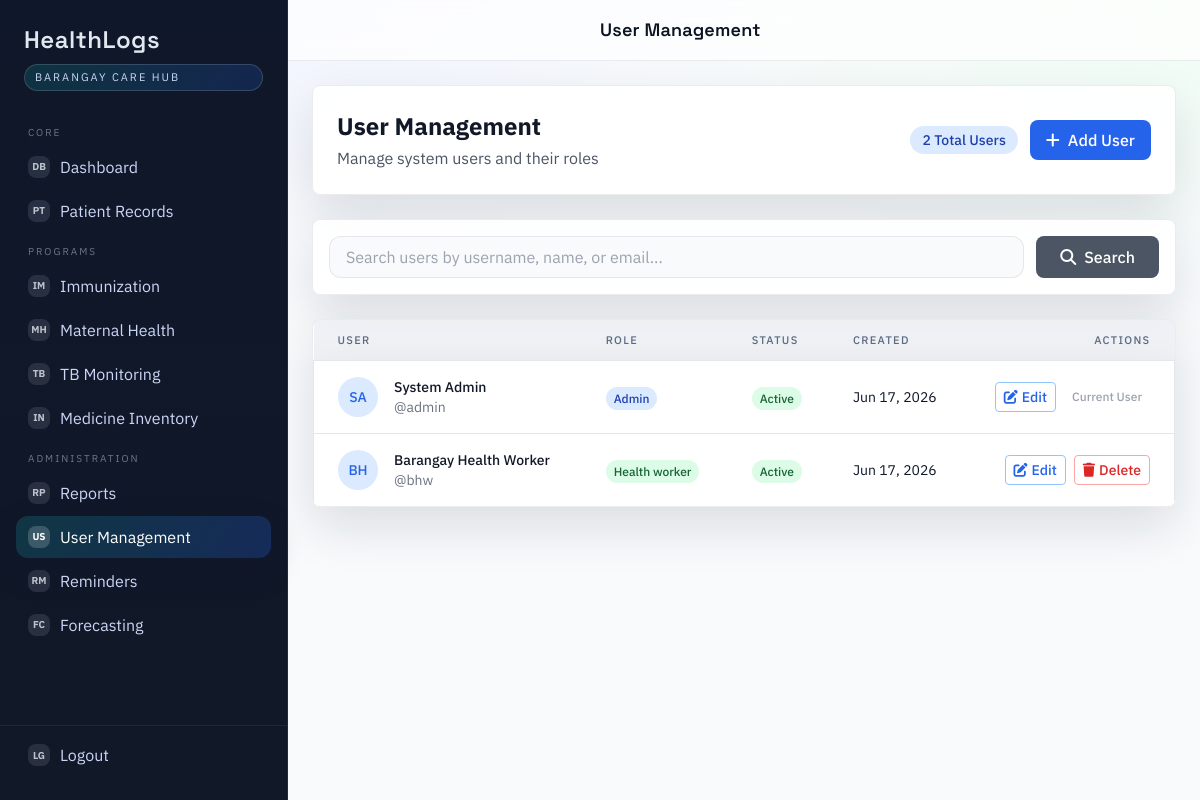
The app's page /public/users.php (signed in) with its own data.
### tables this page shows
CREATE TABLE users (
  id INT UNSIGNED AUTO_INCREMENT PRIMARY KEY,
  role_id INT UNSIGNED NOT NULL,
  username VARCHAR(50) NOT NULL UNIQUE,
  password_hash VARCHAR(255) NOT NULL,
  full_name VARCHAR(120) NOT NULL,
  email VARCHAR(120) NULL,
  phone VARCHAR(30) NULL,
  status ENUM('active','inactive') NOT NULL DEFAULT 'active',
  created_at DATETIME NOT NULL DEFAULT CURRENT_TIMESTAMP,
  updated_at DATETIME NULL ON UPDATE CURRENT_TIMESTAMP,
  CONSTRAINT fk_users_role FOREIGN KEY (role_id) REFERENCES roles(id)
);

CREATE TABLE roles (
  id INT UNSIGNED AUTO_INCREMENT PRIMARY KEY,
  name VARCHAR(50) NOT NULL UNIQUE
);

### public/partials/bootstrap.php (called while the page is built, shortened)
<?php
if (!function_exists('h')) {
    function h($value): string {
        return htmlspecialchars((string)$value, ENT_QUOTES, 'UTF-8');
    }
}

### public/users.php (the view, shortened to what this page needs)
<?php
require __DIR__ . '/partials/bootstrap.php';
require __DIR__ . '/partials/header.php';
$search = $_GET['search'] ?? '';
$page = (int)($_GET['page'] ?? 1);
$limit = 20;
$offset = ($page - 1) * $limit;
$searchWhere = '';
$searchParams = [];
$countSql = "SELECT COUNT(*) as total FROM users u $searchWhere";
$countStmt = $pdo->prepare($countSql);
$countStmt->execute($searchParams);
$totalRecords = $countStmt->fetch()['total'];
$sql = "SELECT u.*, r.name as role_name
        FROM users u
        LEFT JOIN roles r ON u.role_id = r.id
        $searchWhere
        ORDER BY u.created_at DESC
        LIMIT $limit OFFSET $offset";
$stmt = $pdo->prepare($sql);
$stmt->execute($searchParams);
$users = $stmt->fetchAll();
?>
<div class="flex flex-col gap-6">
    <div class="bg-white p-6 rounded-lg shadow">
        <div class="flex flex-col gap-4 md:flex-row md:items-center md:justify-between">
            <div>
                <h1 class="text-2xl font-bold text-gray-900">User Management</h1>
                <p class="text-gray-600 mt-1">Manage system users and their roles</p>
            </div>
            <div class="flex items-center gap-3">
                <span class="px-3 py-1 bg-blue-100 text-blue-800 rounded-full text-sm font-medium">
                    <?= $totalRecords ?> Total Users
                </span>
                <button type="button"
                        id="userModalOpenNew"
                        data-embed-url="/HealthLogs/public/users/form_embed.php"
                        class="bg-blue-600 hover:bg-blue-700 text-white px-4 py-2 rounded-lg font-medium transition-colors">
                    <i class="fas fa-plus mr-2"></i>Add User
                </button>
            </div>
        </div>
    </div>
    <div class="bg-white p-4 rounded-lg shadow">
        <form method="GET" class="flex gap-3">
            <div class="flex-1">
                <input type="text"
                       name="search"
                       value="<?= h($search) ?>"
                       placeholder="Search users by username, name, or email..."
                       class="w-full px-4 py-2 border border-gray-300 rounded-lg focus:ring-2 focus:ring-blue-500 focus:border-blue-500">
            </div>
            <button type="submit"
                    class="bg-gray-600 hover:bg-gray-700 text-white px-6 py-2 rounded-lg font-medium transition-colors">
                <i class="fas fa-search mr-2"></i>Search
            </button>
        </form>
    </div>
    <div class="bg-white rounded-lg shadow overflow-hidden">
        <div class="overflow-x-auto">
            <table class="min-w-full divide-y divide-gray-200">
                <thead class="bg-gray-50">
                    <tr>
                        <th class="px-6 py-3 text-left text-xs font-medium text-gray-500 uppercase tracking-wider">User</th>
                        <th class="px-6 py-3 text-left text-xs font-medium text-gray-500 uppercase tracking-wider">Role</th>
                        <th class="px-6 py-3 text-left text-xs font-medium text-gray-500 uppercase tracking-wider">Status</th>
                        <th class="px-6 py-3 text-left text-xs font-medium text-gray-500 uppercase tracking-wider">Created</th>
                        <th class="px-6 py-3 text-right text-xs font-medium text-gray-500 uppercase tracking-wider">Actions</th>
                    </tr>
                </thead>
                <tbody class="bg-white divide-y divide-gray-200">
                    <?php if (empty($users)): ?>
                        <tr>
                            <td colspan="5" class="px-6 py-8 text-center text-gray-500">
                                <i class="fas fa-users text-4xl mb-3 text-gray-300"></i>
                                <p class="text-lg font-medium">No users found</p>
                                <p class="text-sm">
                                    <?= $search ? 'Try adjusting your search criteria' : 'Start by adding your first user' ?>
                                </p>
                            </td>
                        </tr>
                    <?php else: ?>
                        <?php foreach ($users as $user): ?>
                            <tr class="hover:bg-gray-50">
                                <td class="px-6 py-4 whitespace-nowrap">
                                    <div class="flex items-center">
                                        <div class="flex-shrink-0 h-10 w-10">
                                            <div class="h-10 w-10 rounded-full bg-blue-100 flex items-center justify-center">
                                                <span class="text-blue-600 font-medium text-sm">
                                                    <?php
                                                    $nameParts = explode(' ', trim($user['full_name'] ?? ''));
                                                    $initials = '';
                                                    if (count($nameParts) >= 2) {
                                                        $initials = strtoupper(substr($nameParts[0], 0, 1) . substr($nameParts[1], 0, 1));
                                                    } else {
                                                        $initials = strtoupper(substr($nameParts[0] ?? 'U', 0, 2));
                                                    }
                                                    echo $initials;
                                                    ?>
                                                </span>
                                            </div>
                                        </div>
                                        <div class="ml-4">
                                            <div class="text-sm font-medium text-gray-900">
                                                <?= h($user['full_name'] ?? 'Unknown User') ?>
                                            </div>
                                            <div class="text-sm text-gray-500">
                                                @<?= h($user['username']) ?>
                                            </div>
                                        </div>
                                    </div>
                                </td>
                                <td class="px-6 py-4 whitespace-nowrap">
                                    <?php
                                    $roleColors = [
                                        'admin' => 'bg-blue-100 text-blue-800',
                                        'health_worker' => 'bg-green-100 text-green-800'
                                    ];
                                    $roleColor = $roleColors[$user['role_name']] ?? 'bg-gray-100 text-gray-800';
                                    ?>
                                    <span class="px-2 py-1 text-xs font-medium rounded-full <?= $roleColor ?>">
                                        <?= h(ucfirst(str_replace('_', ' ', $user['role_name']))) ?>
                                    </span>
                                </td>
                                <td class="px-6 py-4 whitespace-nowrap">
                                    <?php if ($user['status'] === 'active'): ?>
                                        <span class="px-2 py-1 text-xs font-medium rounded-full bg-green-100 text-green-800">
                                            Active
                                        </span>
                                    <?php else: ?>
                                        <span class="px-2 py-1 text-xs font-medium rounded-full bg-red-100 text-red-800">
                                            Inactive
                                        </span>
                                    <?php endif; ?>
                                </td>
                                <td class="px-6 py-4 whitespace-nowrap text-sm text-gray-500">
                                    <?= date('M j, Y', strtotime($user['created_at'])) ?>
                                </td>
                                <td class="px-6 py-4 whitespace-nowrap text-right text-sm font-medium">
                                    <div class="flex items-center justify-end gap-2">
                                        <button type="button"
                                                class="user-modal-edit text-blue-600 hover:text-blue-900 transition-colors px-2 py-1 border border-blue-300 rounded hover:bg-blue-50"
                                                data-embed-url="/HealthLogs/public/users/form_embed.php?id=<?= (int)$user['id'] ?>"
                                                title="Edit User">
                                            <i class="fas fa-edit mr-1"></i>Edit
                                        </button>
                                        <?php if ($user['id'] != $_SESSION['user_id']): ?>
                                            <form method="POST"
                                                  action="/HealthLogs/public/users/delete.php"
                                                  class="inline"
                                                  data-confirm-title="Delete user"
                                                  data-confirm="Are you sure you want to delete user &quot;<?= h($user['username']) ?>&quot;? This action cannot be undone."
                                                  data-confirm-cta="Yes, delete user">
                                                <button class="text-red-600 hover:text-red-900 transition-colors px-2 py-1 border border-red-300 rounded hover:bg-red-50"
                                                        title="Delete User">
                                                    <i class="fas fa-trash mr-1"></i>Delete
                                                </button>
                                            </form>
                                        <?php else: ?>
                                            <span class="text-gray-400 px-2 py-1 text-xs">Current User</span>
                                        <?php endif; ?>
                                    </div>
                                </td>
                            </tr>
                        <?php endforeach; ?>
                    <?php endif; ?>
                </tbody>
            </table>
        </div>
    </div>
</div>
<?php require __DIR__ . '/partials/footer.php'; ?>

### public/partials/header.php (style rules this page uses)
:root { --bg-1: #eef2ff; --bg-2: #f0fdf4; --ink: #0b1220; --muted: #5b6b82; --accent: #0ea5a4; --accent-2: #2563eb; --card: rgba(255, 255, 255, 0.92); --line: rgba(15, 23, 42, 0.08); --shadow: 0 20px 50px rgba(15, 23, 42, 0.12); }
html, body { height: 100%; padding: 0; margin: 0; }
body.app-body { font-family: 'IBM Plex Sans', ui-sans-serif, system-ui, sans-serif; color: var(--ink); background: radial-gradient(1200px 600px at 10% -10%, var(--bg-1), transparent 60%), radial-gradient(1000px 500px at 100% 0%, var(--bg-2), transparent 55%), #f8fafc; margin: 0; }
.app-content .bg-white { background: var(--card); border: 1px solid var(--line); box-shadow: var(--shadow); }
.app-content table { border-collapse: collapse; width: 100%; }
.app-content thead { background: rgba(148, 163, 184, 0.15); }
.app-content th { font-size: 11px; text-transform: uppercase; letter-spacing: 0.12em; color: var(--muted); }
.app-content td { color: #0f172a; }
.app-content input, .app-content select, .app-content textarea { background: rgba(248, 250, 252, 0.9); border: 1px solid var(--line); border-radius: 12px; }

### records on screen
users: full_name "SA", full_name "System Admin", username "admin", role.name "Admin", status "Active", created_at "Jun 17, 2026", shows "Current User"
users: full_name "BH", full_name "Barangay Health Worker", username "bhw", role.name "Health worker", status "Active", created_at "Jun 17, 2026"

### other values on screen
$pageTitle "User Management"
$totalRecords "2"
